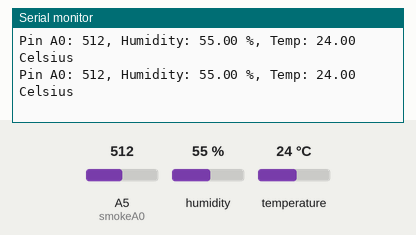
Simulated run of this sketch. Board: Arduino Uno, built with avr-gcc and run on an emulated ATmega328P. Parts: the last lines printed to the serial monitor. The inputs (shaded band) are chosen by the test bench; at power-on: humidity 55 %, A5 (smokeA0) = 512, temperature 24 °C.

Above: at 3.8 s.
3.9 s: humidity set to 22 %
At 5.6 s:
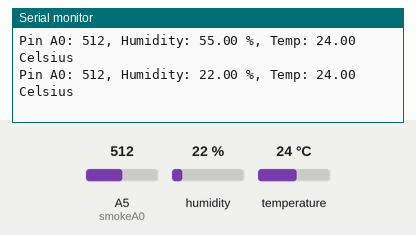
6.7 s: A5 (smokeA0) set to 390
At 7.4 s:
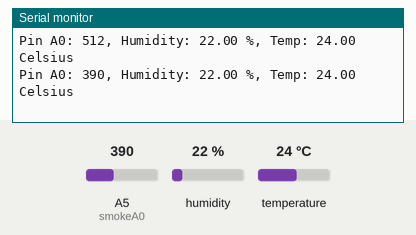
9.5 s: temperature set to 12 °C
At 12.0 s:
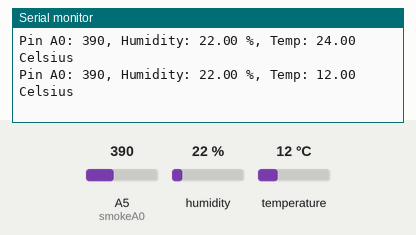
12.3 s: A5 (smokeA0) set to 410
At 13.9 s:
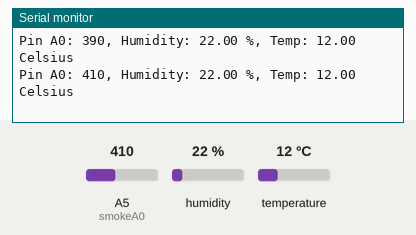
15.1 s: humidity set to 40 %
At 15.6 s:
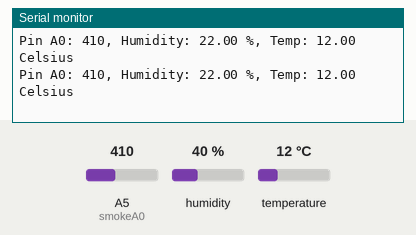
Timing chart, 0 to 18.1 s (numbered marks = the images above; inputs shaded):
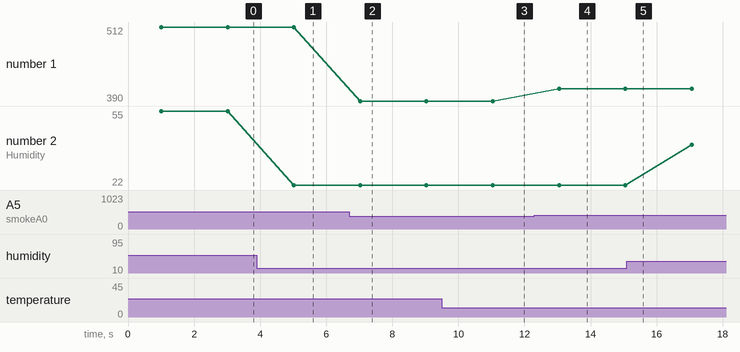

Measured:
- after the input at 3.9 s, the serial monitor: prints a new line after 1.1 s (image 1)
- after the input at 6.7 s, the serial monitor: prints a new line after 0.33 s (image 2)
- after the input at 9.5 s, the serial monitor: prints a new line after 1.5 s (image 3)
- after the input at 12.3 s, the serial monitor: prints a new line after 0.75 s (image 4)
- plotted number 1: 512 → 390 after the input at 6.7 s, 390 → 410 after the input at 12.3 s
- plotted number 2: 55 → 22 after the input at 3.9 s, 22 → 40 after the input at 15.1 s

The sketch:

Temp_Hum.ino
```cpp
/* How to use the DHT-22 sensor with Arduino uno
   Temperature and humidity sensor
*/

//Libraries
#include <DHT.h>

//Constants
#define DHTPIN 7     // what pin we're connected to
#define DHTTYPE DHT22   // DHT 22  (AM2302)
DHT dht(DHTPIN, DHTTYPE); //// Initialize DHT sensor for normal 16mhz Arduino

//Variables
int chk;
float hum;  //Stores humidity value
float temp; //Stores temperature value
int smokeA0 = A5;
// Your threshold value
int sensorThres = 400;

void setup()
{
  Serial.begin(9600);
  dht.begin();
}

void loop()
{
    delay(1000);
    int analogSensor = analogRead(smokeA0);
    //Read data and store it to variables hum and temp
    hum = dht.readHumidity();
    temp= dht.readTemperature();
    //Print temp and humidity values to serial monitor
    Serial.print("Pin A0: ");
    Serial.print(analogSensor);
    Serial.print(", Humidity: ");
    Serial.print(hum);
    Serial.print(" %, Temp: ");
    Serial.print(temp);
    Serial.println(" Celsius");
    delay(1000); //Delay 2 sec.
}
```
